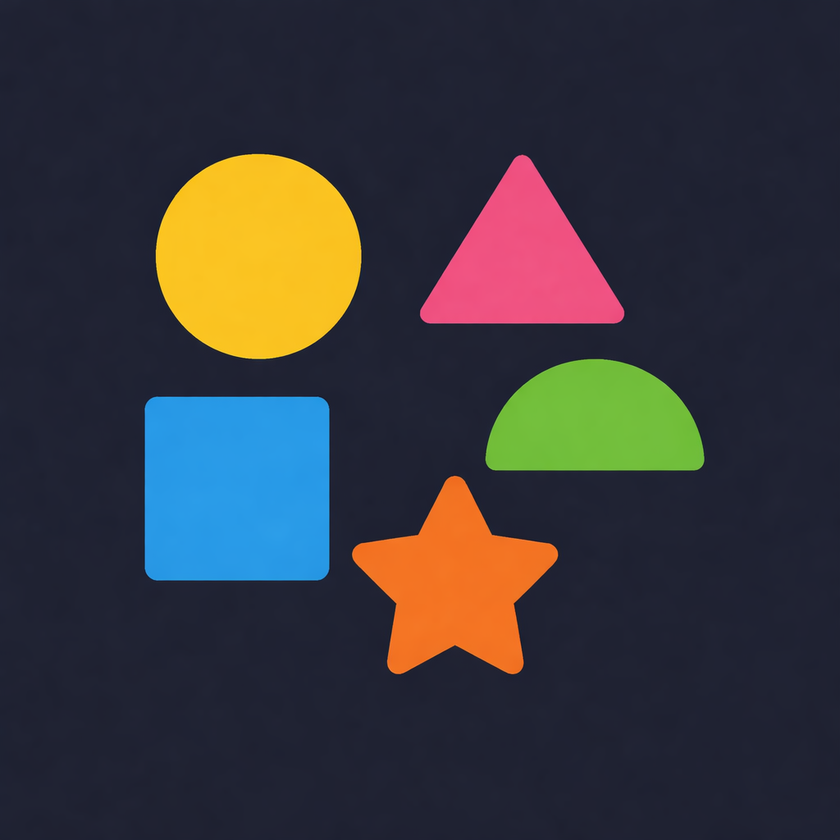
#> input picture Image5.png, 840 x 840 px, shrunk from 1024 x 1024 before the run
$ python C32_FourierDescriptors.py
#> lines starting #> are read from the running program, lines starting #| are printed output that depends on the picture; after the words box and inside, x2 and y2 are one past the last pixel; in counts of white or black regions, pixels touching at a corner belong together


# Converts boundary to frequency domain
# Keeps only 20 descriptors
# Removes noise
# Reconstructs smooth boundary

import cv2
import numpy as np
import matplotlib.pyplot as plt


if __name__ == "__main__":


    img = cv2.imread("Image5.png")
#> img is the input picture: shape (840, 840, 3); mean B, G, R 60.2, 55.6, 56.6
    gray = cv2.cvtColor(img, cv2.COLOR_BGR2GRAY)
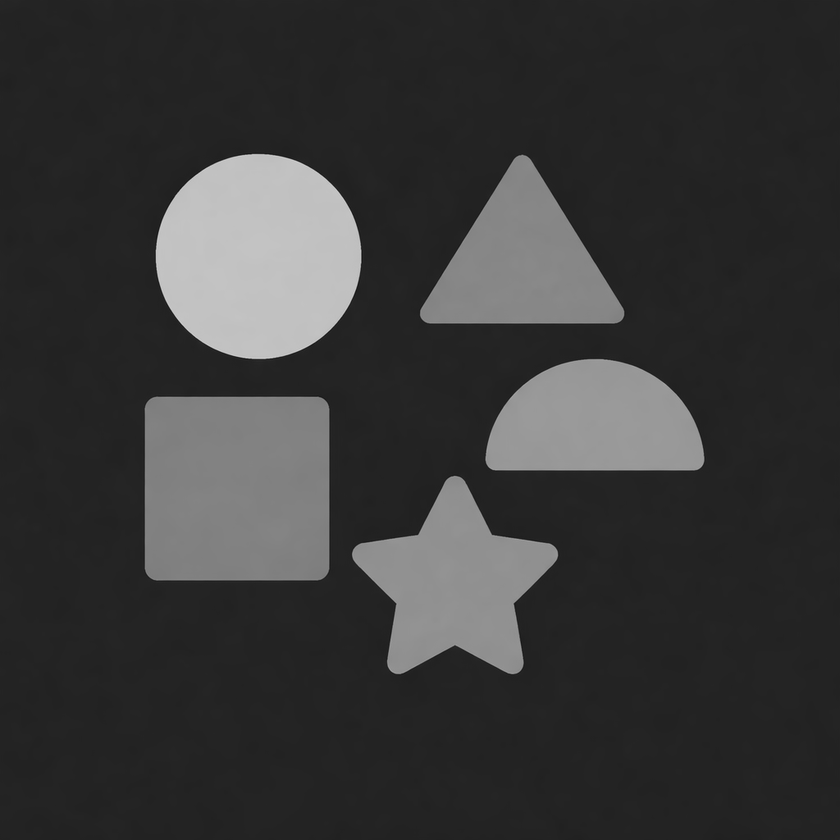
#> gray: shape (840, 840); min 19, max 209, mean 56.4

    _, binary = cv2.threshold(gray, 120, 255, cv2.THRESH_BINARY)
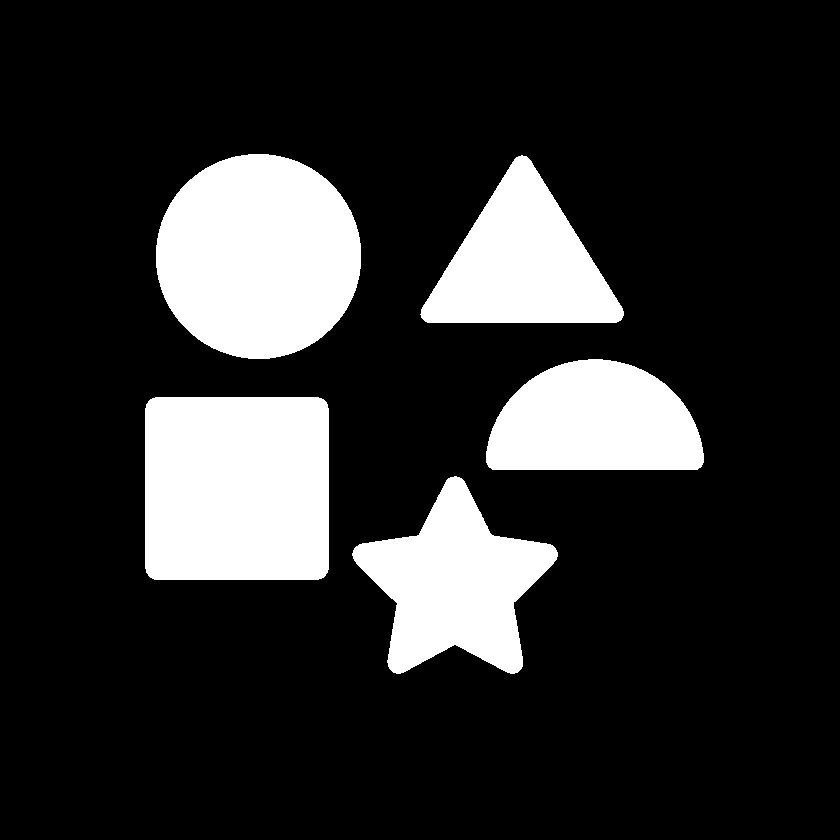
#> binary: shape (840, 840); 17.9% white; 5 white regions

    contours, _ = cv2.findContours(binary,
                                   cv2.RETR_EXTERNAL,
                                   cv2.CHAIN_APPROX_NONE)
#> contours = 5 contours; box (x1, y1, x2, y2) and area: (145, 397, 329, 580) 33171, (156, 154, 361, 359) 32830, (352, 476, 558, 674) 21063, (486, 359, 704, 470) 18910, (420, 155, 624, 323) 18856

    contour = contours[0]
#> contour = contour of 628 points, box (x1, y1, x2, y2) (352, 476, 558, 674), area 21063
    points = contour.reshape(-1,2)
#> points = 628 pairs, first value 352 to 557, second value 476 to 673

    # Convert to complex numbers
    complex_points = points[:,0] + 1j * points[:,1]

    # Fourier Transform
    descriptors = np.fft.fft(complex_points)

    # Normalize (scale invariance)
    descriptors = descriptors / np.abs(descriptors[1])

    # Remove high frequency components
    keep = 20   # number of coefficients to keep
    descriptors[keep:-keep] = 0

    # Inverse FFT to reconstruct
    reconstructed = np.fft.ifft(descriptors)

    x_rec = reconstructed.real
#> x_rec = 628 values, max 1.07 at index 495, min 0.678 at index 133, mean 0.874
    y_rec = reconstructed.imag
#> y_rec = 628 values, max 1.29 at index 258, min 0.916 at index 0, mean 1.12


    plt.figure()
    plt.imshow(binary, cmap='gray')
    plt.plot(points[:,0], points[:,1], 'r.', label="Original")
    plt.plot(x_rec, y_rec, 'b-', linewidth=2, label="Reconstructed")
    plt.legend()
    plt.title("Fourier Descriptor Reconstruction")
    plt.show()
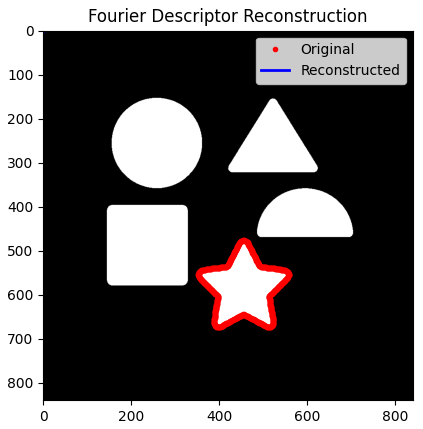
#> figure drawn by matplotlib, 1 panel

$ run again, with Image3.png copied over Image5.png
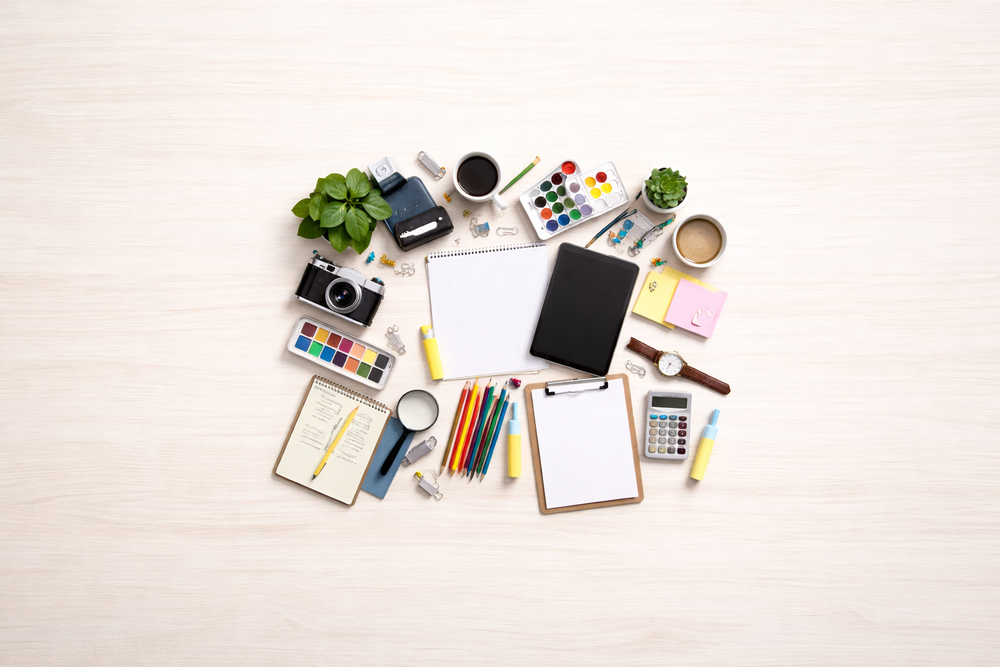
#> input picture Image3.png, 1000 x 667 px, shrunk from 1536 x 1024 before the run
#> img is the input picture: shape (667, 1000, 3); mean B, G, R 219.3, 225.1, 233.4
#> `_, binary = cv2.threshold(gray, 120, 255, cv2.THRESH_BINARY)`:
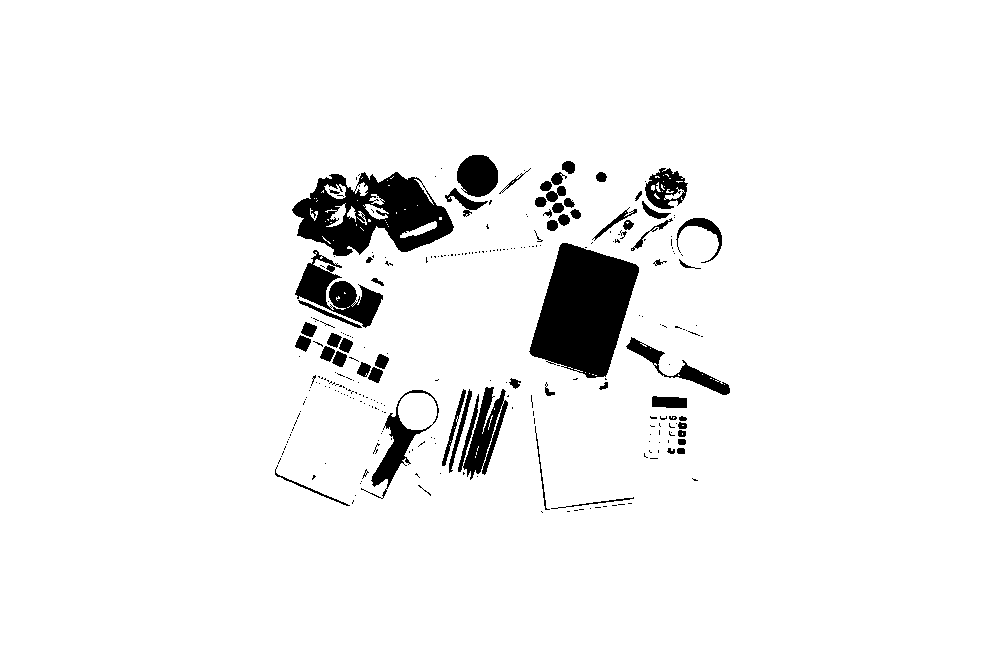
#> binary: shape (667, 1000); 94.8% white; 281 black regions (219 under 20 px)
#> contours = 1 contour; box (x1, y1, x2, y2) and area: (0, 0, 1000, 667) 665334
#> contour = contour of 3330 points, box (x1, y1, x2, y2) (0, 0, 1000, 667), area 665334
#> points = 3330 pairs, first value 0 to 999, second value 0 to 666
#> x_rec = 3330 values, max 0.00403 at index 2279, min -1.02e-05 at index 52, mean 0.00201
#> y_rec = 3330 values, max 0.00269 at index 718, min -1.02e-05 at index 2383, mean 0.00134
#> `plt.show()`:
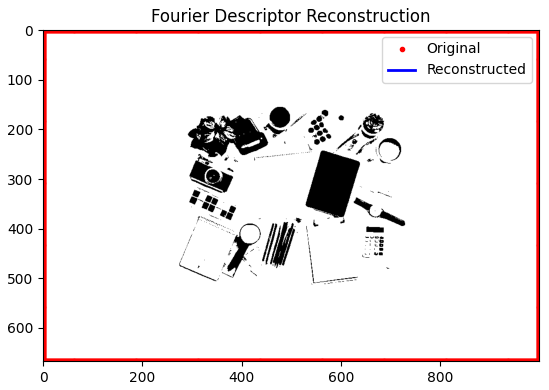
#> figure drawn by matplotlib, 1 panel

$ run again, with Image4.png copied over Image5.png
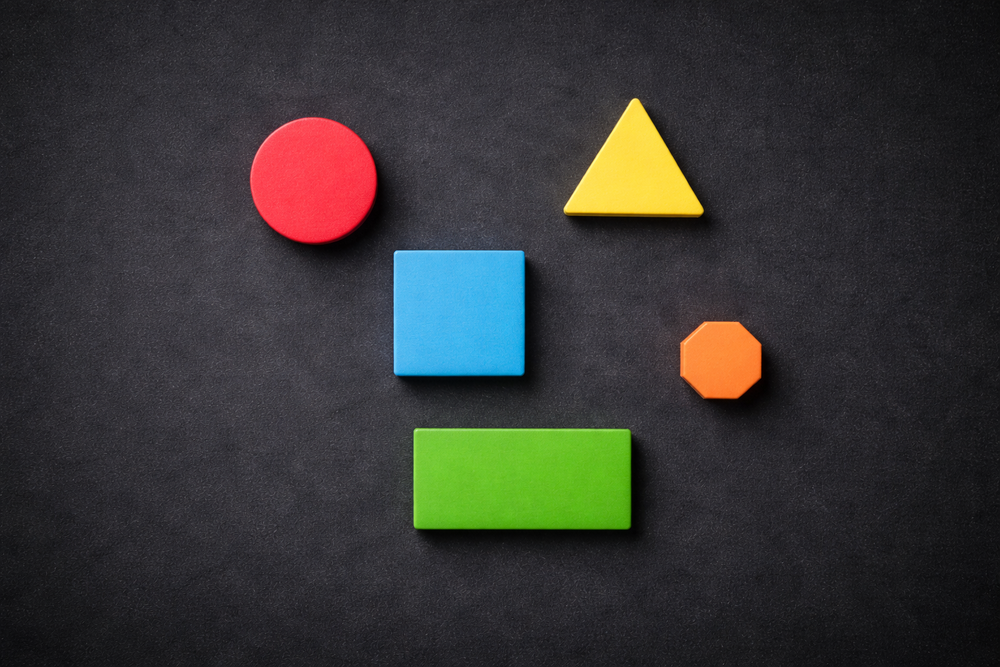
#> input picture Image4.png, 1000 x 667 px, shrunk from 1536 x 1024 before the run
#> img is the input picture: shape (667, 1000, 3); mean B, G, R 51.7, 53.5, 53.8
#> `_, binary = cv2.threshold(gray, 120, 255, cv2.THRESH_BINARY)`:
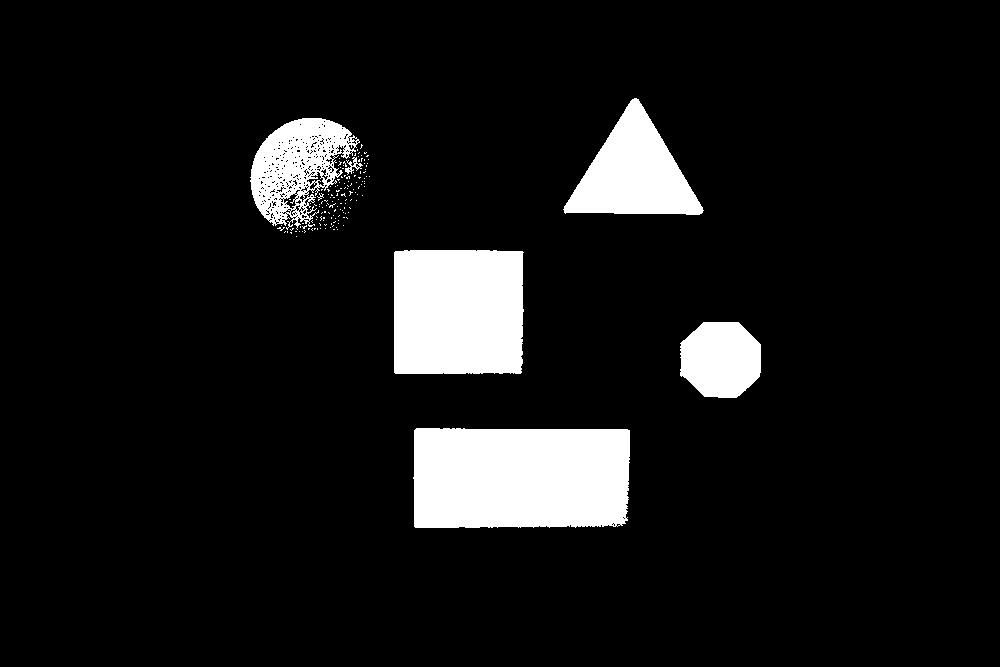
#> binary: shape (667, 1000); 8.7% white; 147 white regions (141 under 20 px)
#> contours = 146 contours, 140 with area under 20; largest, box (x1, y1, x2, y2) and area: (413, 428, 630, 528) 20781, (394, 250, 524, 374) 15644, (563, 98, 704, 215) 8565, (250, 118, 360, 230) 7217, (680, 322, 761, 398) 4917, (345, 157, 363, 175) 80
#> contour = contour of 628 points, box (x1, y1, x2, y2) (413, 428, 630, 528), area 20781
#> points = 628 pairs, first value 413 to 629, second value 428 to 527
#> x_rec = 628 values, max 0.0388 at index 406, min 0.0255 at index 11, mean 0.0321
#> y_rec = 628 values, max 0.0325 at index 109, min 0.0263 at index 618, mean 0.0294
#> `plt.show()`:
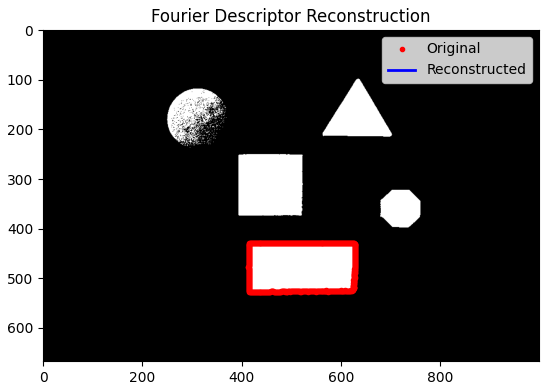
#> figure drawn by matplotlib, 1 panel
